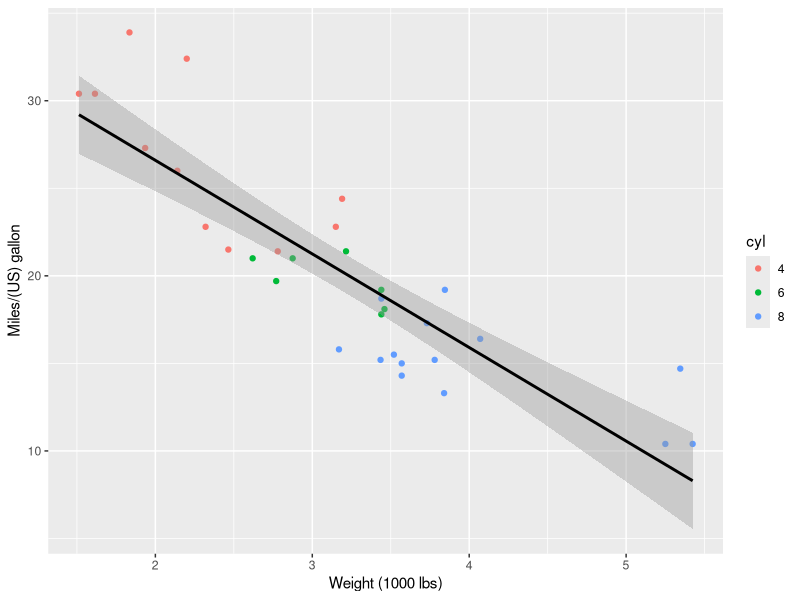

This figure's R source:
## ---- chunk 1
knitr::opts_chunk$set(echo = FALSE)
library(ggplot2)

# Get dataset
mtc <- mtcars[, c(6,1,2)]
mtc[,c(3)] <- as.factor(mtc[, c(3)])

# Default linear model
lmk <- lm(data = mtc, mpg ~ wt)
## ---- chunk 2
  ggplot(mtc) + aes(x = wt, y = mpg, color = cyl) + geom_point() +
    xlab("Weight (1000 lbs)") + ylab("Miles/(US) gallon") +
    geom_smooth(method = lm, fullrange = TRUE, color = "black")
## ---- chunk 3
  # Calculate linear model
  summary(lm(data = mtc, mpg ~ wt))
